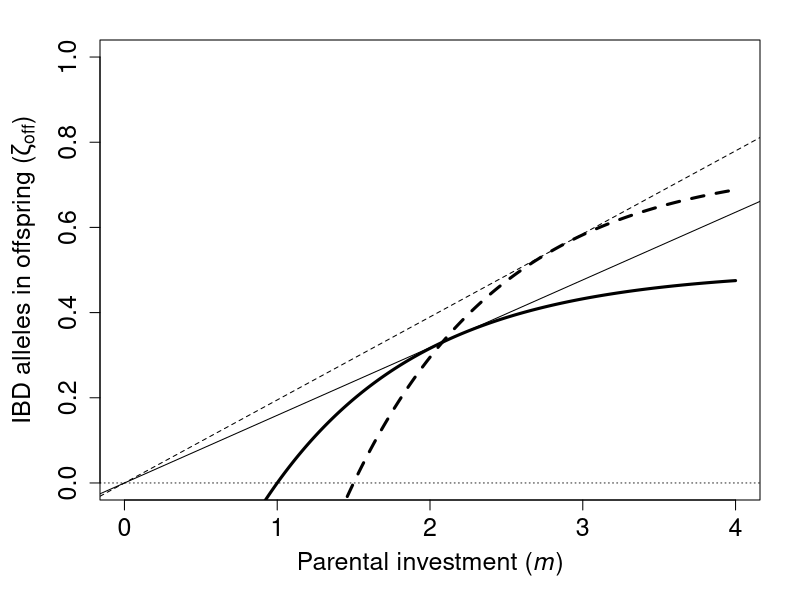
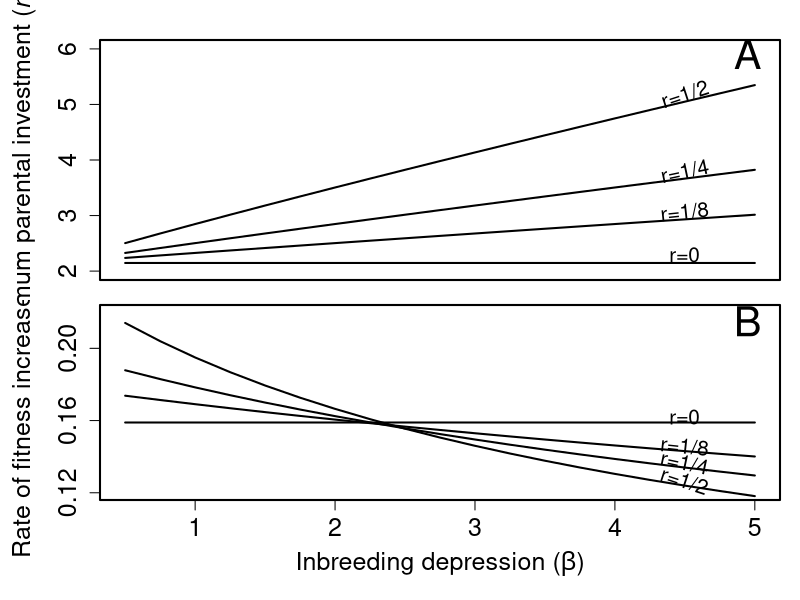
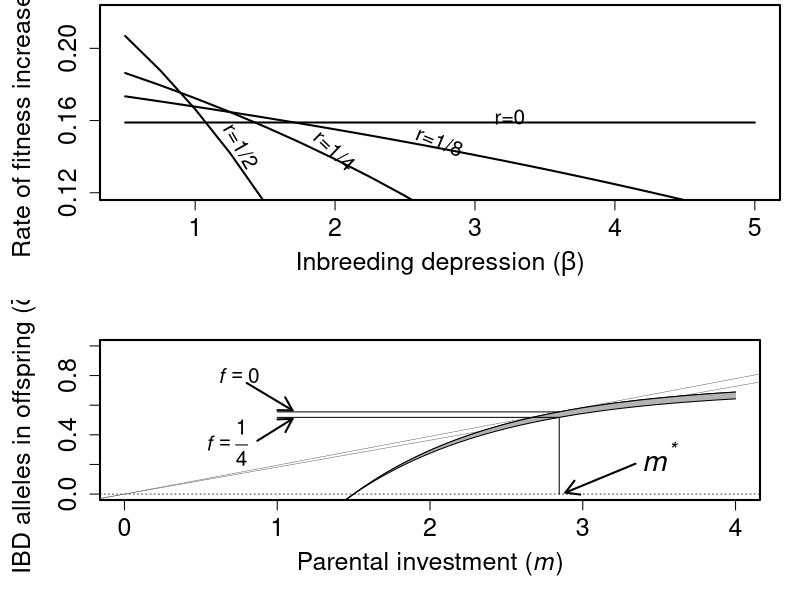
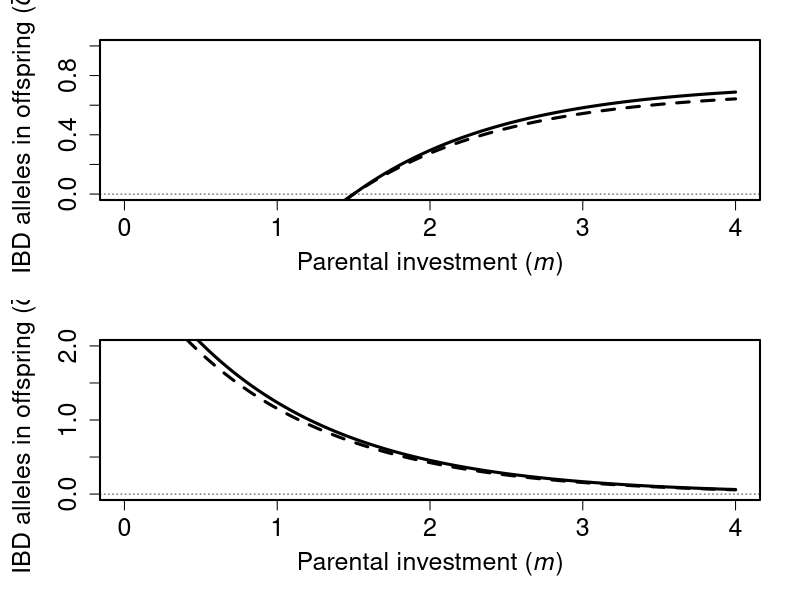
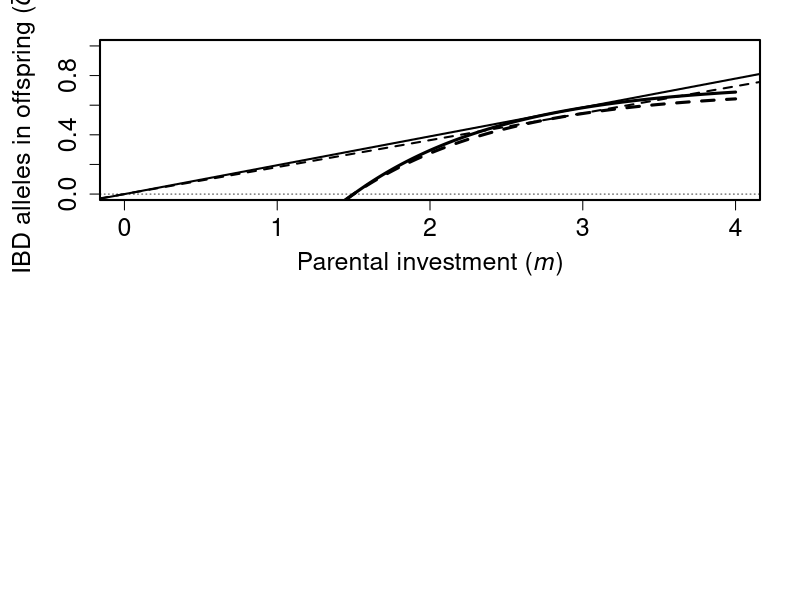

The R source for these figures, in order:
## ---- chunk 1
# Below is a function of the general equation for plotting
OffATr <- function(r, m, mmin=1, Beta=1, c=1){
    return( (1/2)*(1+r) * (1 - exp(-c*(m - mmin - Beta*r)) ));
}
# Below is the same equation as an expression for maths
fm  <- expression(0.5*(1+r)*(1-exp(-c*(m-mmin-Beta*r))),'m');
# We can use the above to differentiate fm wrt `m`
fmd <- D(fm,'m'); # can print fmd to show solution
# Below is fmd for analysis and plotting
OffATrd <- function(r, m, mmin=1, Beta=1, c=1){
    return(  0.5 * (1 + r) * (exp(-c * (m - mmin - Beta * r)) * c)  );
    # Also can simplify: return(  (c/2)*(1+r)*exp(-c*(m-mmin-Beta*r))  );
} # We'll need the above to find m^{*} and \gamma^{*} 
# To find m^{*}, can use the function below
findm <- function(low.guess,high.guess,rval,mmin=1,Beta=1,c=1){
  fm  <- function(m,r=rval){ 
           OffATrd(r=rval, mmin=mmin, Beta=Beta, m=m, c=c)*(0-m) + 
             OffATr(r=rval, mmin=mmin, Beta=Beta, m=m, c=c);
         }
  lg  <- fm(m=low.guess, r=rval);
  hg  <- fm(m=high.guess,r=rval);
  if(lg > 0){
    u <- low.guess;
    l <- high.guess;
  }else{
    u <- high.guess;
    l <- low.guess;
  }
  if((fm(l) > 0 & fm(u) > 0) | (fm(l) < 0 & fm(u) < 0)){
    return("Value of m is outside the range");
  }else{
    check  <- 1;
    mguess <- 0.5 * (l+u);
    i      <- 0;
    while(abs(check) > 0.000001 & i < 1000000){
        check <- fm(r=rval, m=mguess);
        if(check > 0){
          u      <- mguess;
          mguess <- 0.5*(l+mguess); 
        }else{
          l      <- mguess;
          mguess <- 0.5*(u+mguess);
        }
        i <- i+1;
    }
    return(mguess);
  }
} # Running the below returns the estimate
# Below returns m^{*} for outbreeders and inbreeders, respectively
r00m <- findm(low.guess=0,high.guess=4,rval=0.0,mmin=1,Beta=1,c=1);
r05m <- findm(low.guess=0,high.guess=4,rval=0.5,mmin=1,Beta=1,c=1);
# Below finds the tangent slope, \gamma^{*}
r00g <- OffATr(r=0,   m=r00m, mmin=1, Beta=1, c=1) / r00m;
r05g <- OffATr(r=0.5, m=r05m, mmin=1, Beta=1, c=1) / r05m;
# The code below plots everything
PI <- seq(from=0,to=4,by=0.01);
Alleles_IBD_outbr <- OffATr(r=0.0, m=PI, mmin=1, Beta=1, c=1);
Alleles_IBD_inbr  <- OffATr(r=0.5, m=PI, mmin=1, Beta=1, c=1);
par(mar=c(5,5,2,2));
plot(PI,Alleles_IBD_outbr,type="l",lwd=3,ylim=c(0,1),
     xlab=expression(paste("Parental investment (",italic(m),")")),
     ylab=expression(paste("IBD alleles in offspring (",zeta[off],")")),
     cex.lab=1.5,cex.axis=1.5);
abline(h=0,lty="dotted",lwd=0.8);
points(PI,Alleles_IBD_inbr,type="l",lwd=3,lty="dashed");
abline(a=0,b=r00g,lty="solid", lwd=1); # Tangent line r = 0
abline(a=0,b=r05g,lty="dashed",lwd=1); # Tangent line r = 0.5
#abline(v=r00m,lty="solid", lwd=0.5); # Position of m^{*} for r = 0
#abline(v=r05m,lty="dashed",lwd=0.5); # Position of m^{*} for r = 0.5
## ---- chunk 2
OffAT <- function(r, m, B0=1, B1=1, c=1){
    return( (1/2)*(1+r) * (1 - exp(-c*(m - B0 - B1*r)) ));
}
## ---- chunk 3
# Getting the calculatoins for beta = 3
r00m.b3 <- findm(low.guess=0,high.guess=6,rval=0.0,mmin=1,Beta=3,c=1);
r05m.b3 <- findm(low.guess=0,high.guess=6,rval=0.5,mmin=1,Beta=3,c=1);
r00g.b3 <- OffATr(r=0,   m=r00m.b3, mmin=1, Beta=3, c=1) / r00m.b3;
r05g.b3 <- OffATr(r=0.5, m=r05m.b3, mmin=1, Beta=3, c=1) / r05m.b3;
## ---- chunk 4
bss <- seq(from=0.5,to=5,by=0.25);
gamz <- function(rvl,betas,mmin=1,c=1){
    mvl <- rep(0,length(betas));
    gam <- rep(0,length(betas));
    for(i in 1:length(bss)){
        mvl[i] <- findm(low.guess=0,high.guess=10,rval=rvl,mmin=1,Beta=betas[i],c=1);
        gam[i] <- OffATr(r=rvl, m=mvl[i], mmin=1, Beta=betas[i], c=1) / mvl[i];
    }
    return(list(mvl=mvl,gam=gam));
}
rg000 <- gamz(rvl=0.000,betas=bss);
rg125 <- gamz(rvl=0.125,betas=bss);
rg250 <- gamz(rvl=0.250,betas=bss);
rg500 <- gamz(rvl=0.500,betas=bss);
par(mfrow=c(2,1),mar=c(0.25,5,1,1),lwd=2);
layout(matrix(data=c(1,2), nrow=2, ncol=1, byrow = TRUE),
       widths=c(1,1), heights=c(1,1))
#----------------------------------------------------------------
par(mar=c(1,5,2,1),lwd=2);
plot(x=bss,y=rg000$mvl,type="l",lwd=2,ylim=c(2,6),pch=1.5,xaxt="n",
     xlab="",
     ylab=expression(paste("Optimum parental investment (",italic(m),"*)")),
     cex.lab=1.5,cex.axis=1.5);
points(x=bss,y=rg125$mvl,type="l",lwd=2);
points(x=bss,y=rg250$mvl,type="l",lwd=2);
points(x=bss,y=rg500$mvl,type="l",lwd=2);
text(x=bss[17],y=rg000$mvl[17]+0.15,labels="r=0",srt=-0,cex=1.25);
text(x=bss[17],y=rg125$mvl[17]+0.15,labels="r=1/8",srt=6,cex=1.25);
text(x=bss[17],y=rg250$mvl[17]+0.15,labels="r=1/4",srt=12,cex=1.25);
text(x=bss[17],y=rg500$mvl[17]+0.15,labels="r=1/2",srt=18,cex=1.25);
text(x=4.95,y=5.9,labels="A",cex=2.5);
#----------------------------------------------------------------
par(mar=c(5,5,0.25,1),lwd=2);
plot(x=bss,y=rg000$gam,type="l",lwd=2,ylim=c(0.12,0.22),pch=1.5,yaxt="n",
     xlab=expression(paste("Inbreeding depression (",beta,")")),
     ylab=expression(paste("Rate of fitness increase (",gamma,"*)")),
     cex.lab=1.5,cex.axis=1.5);
axis(side=2,at=c(0.12,0.16,0.20),cex.axis=1.5);
points(x=bss,y=rg125$gam,type="l",lwd=2);
points(x=bss,y=rg250$gam,type="l",lwd=2);
points(x=bss,y=rg500$gam,type="l",lwd=2);
text(x=bss[17],y=rg000$gam[17]+0.003,labels="r=0",srt=-0,cex=1.25);
text(x=bss[17],y=rg125$gam[17]+0.003,labels="r=1/8",srt=-6,cex=1.25);
text(x=bss[17],y=rg250$gam[17]+0.003,labels="r=1/4",srt=-12,cex=1.25);
text(x=bss[17],y=rg500$gam[17]+0.003,labels="r=1/2",srt=-18,cex=1.25);
text(x=4.95,y=0.215,labels="B",cex=2.5);

## ---- chunk 5
# First the below plots the new figure
bss <- seq(from=0.5,to=5,by=0.25);
gamznokin <- function(rvl,betas,mmin=1,c=1){
    mvl <- rep(0,length(betas));
    gam <- rep(0,length(betas));
    for(i in 1:length(bss)){
        mvl[i] <- findm(low.guess=0,high.guess=10,rval=0,mmin=1,Beta=betas[i],c=1);
        gam[i] <- OffATr(r=rvl, m=mvl[i], mmin=1, Beta=betas[i], c=1) / mvl[i];
    }
    return(list(mvl=mvl,gam=gam));
}
rg000nk <- gamznokin(rvl=0.000,betas=bss);
rg125nk <- gamznokin(rvl=0.125,betas=bss);
rg250nk <- gamznokin(rvl=0.250,betas=bss);
rg500nk <- gamznokin(rvl=0.500,betas=bss);
par(mar=c(5,5,0.25,1),lwd=2);
plot(x=bss,y=rg000nk$gam,type="l",lwd=2,ylim=c(0.12,0.22),pch=1.5,yaxt="n",
     xlab=expression(paste("Inbreeding depression (",beta,")")),
     ylab=expression(paste("Rate of fitness increase (",gamma,"*)")),
     cex.lab=1.5,cex.axis=1.5);
axis(side=2,at=c(0.12,0.16,0.20),cex.axis=1.5);
points(x=bss,y=rg125nk$gam,type="l",lwd=2);
points(x=bss,y=rg250nk$gam,type="l",lwd=2);
points(x=bss,y=rg500nk$gam,type="l",lwd=2);
text(x=bss[12],y=rg000nk$gam[12]+0.003,labels="r=0",srt=-0,cex=1.25);
text(x=bss[10],y=rg125nk$gam[10]+0.004,labels="r=1/8",srt=-22.5,cex=1.25);
text(x=bss[7],y=rg250nk$gam[7]+0.005,labels="r=1/4",srt=-44,cex=1.25);
text(x=bss[4]+0.08,y=rg500nk$gam[4]+0.004,labels="r=1/2",srt=-60,cex=1.25);
# Next, the below generates a function to find where lines intersect
# Finds the beta at which a particular r value intersects r=0 for fitness
findbeta <- function(high.guess,rval,m=FALSE,mmin=1,c=1){
    low.guess <- 0;
    outbr <- findm(low.guess=0,high.guess=10,rval=0,mmin=mmin,Beta=0,c=c);
    outgm <- OffATr(r=0,m=outbr,mmin=mmin,Beta=0,c=c) / outbr;
    if(m == FALSE){ # If we're not constraining m
        check  <- 1;
        bguess <- 0.5 * high.guess;
        i      <- 0;
        l      <- low.guess
        u      <- high.guess;
        while(abs(check) > 0.000001 & i < 1000000){
            mst   <- findm(low.guess=0,high.guess=10,rval=rval,mmin=mmin,Beta=bguess,c=c);
            gam   <- OffATr(r=rval,m=mst,mmin=mmin,Beta=bguess,c=c) / mst;
            check <- gam - outgm;
            if(check < 0){
                u      <- bguess;
                bguess <- 0.5*(l+bguess); 
            }else{
                l      <- bguess;
                bguess <- 0.5*(u+bguess);
            }
            i <- i+1;
        }
    }else{ #If we are forcing m to a particular value
        check  <- 1;
        bguess <- 0.5 * high.guess;
        i      <- 0;
        l      <- low.guess
        u      <- high.guess;
        while(abs(check) > 0.000001 & i < 1000000){
            gam   <- OffATr(r=rval,m=m,mmin=mmin,Beta=bguess,c=c) / m;
            check <- gam - outgm;
            if(check < 0){
                u      <- bguess;
                bguess <- 0.5*(l+bguess); 
            }else{
                l      <- bguess;
                bguess <- 0.5*(u+bguess);
            }
            i <- i+1;
        }
    }   
    return(bguess);
}
## ---- chunk 6
findmp <- function(low.guess,high.guess,rval,mmin=1,Beta=1,c=1){
    fm  <- function(m,r=rval){ 
         (2*OffATr(r=rval, mmin=mmin, Beta=Beta, m=m, c=c) / 
            OffATrd(r=rval, mmin=mmin, Beta=Beta, m=m, c=c));
    }
    lg  <- fm(m=low.guess, r=rval);
    if(lg < 0){
        fixlg     <- seq(from=low.guess,to=high.guess,by=0.01);
        move      <- sum(fm(m=fixlg,r=rval) < 0);
        newg      <- fixlg[move+1];
        lg        <- fm(m=newg, r=rval);
    }
    hg  <- fm(m=high.guess,r=rval);
    if(lg > 0){
        u <- low.guess;
        l <- high.guess;
    }else{
        u <- high.guess;
        l <- low.guess;
    }
    if((fm(l) > 0 & fm(u) > 0) | (fm(l) < 0 & fm(u) < 0)){
        return("Value of m is outside the range");
    }else{
        check  <- 1;
        mguess <- 0.5 * (l+u);
        i      <- 0;
        while(abs(check) > 0.000001 & i < 1000000){
            check <- fm(r=rval, m=mguess) - mguess;
            if(check > 0){
                u      <- mguess;
                mguess <- 0.5*(l+mguess); 
            }else{
                l      <- mguess;
                mguess <- 0.5*(u+mguess);
            }
            i <- i+1;
        }
        return(mguess);
    }
} # Running the below returns the estimate
## ---- chunk 7
OffATf <- function(f, k, m, B0=1, B1=1, c=1){
    return( (1/2)*(1+(2*k/(1+f))) * (1 - exp(-c*(m - B0 - 2*B1*k)) ));
}
findmf <- function(low.guess,high.guess,kval,fval,B1=1,c=1,B0=1){
  OffATf <- function(m, f=fval, k=kval, B0=1, B1=1, c=1){
    return( (1/2)*(1+(2*k/(1+f))) * (1 - exp(-c*(m - B0 - 2*B1*k)) ));
  }
  OffATff <- function(m, k=kval, f=fval, B0=1, B1=1, c=1){
    return( 0.5 * (1 + (2 * k/(f + 1))) * (exp(-c * (m - B0 - 2 * B1 * k)) * c) );
  }    
  fm <- function(m, f=fval, k=kval, B0=1, B1=1, c=1){
    OffATff(m=m, f=fval, k=kval, B0=B0, B1=B1, c=c)*(0-m) + 
          OffATf(m=m, f=fval, k=kval, B0=B0, B1=B1, c=c);
  }
  lg  <- fm(m=low.guess, k=kval, f=fval);
  hg  <- fm(m=high.guess,k=kval, f=fval);
  if(lg > 0){
    u <- low.guess;
    l <- high.guess;
  }else{
    u <- high.guess;
    l <- low.guess;
  }
  if((fm(l) > 0 & fm(u) > 0) | (fm(l) < 0 & fm(u) < 0)){
    return("Value of m is outside the range");
  }else{
    check  <- 1;
    mguess <- 0.5 * (l+u);
    i      <- 0;
    while(abs(check) > 0.001 & i < 10000){
        check <- fm(k=kval, f=fval, m=mguess);
        if(check > 0){
          u      <- mguess;
          mguess <- 0.5*(l+mguess); 
        }else{
          l      <- mguess;
          mguess <- 0.5*(u+mguess);
        }
        i <- i+1;
    }
    return(mguess);
  }
} # Running the below returns the estimate
imopt.f000 <- findmf(low.guess=0,high.guess=4,kval=0.25,fval=0.0, B1=1);
imopt.f025 <- findmf(low.guess=0,high.guess=4,kval=0.25,fval=0.25, B1=1);
itang.f000 <- OffATf(m=imopt.f000, f=0, k=0.25, B0=1, B1=1, c=1) / imopt.f000;
itang.f025 <- OffATf(m=imopt.f025, f=0.25, k=0.25, B0=1, B1=1, c=1) / imopt.f025;
omopt.f000 <- findmf(low.guess=0,high.guess=4,kval=0.0,fval=0.0, B1=1);
omopt.f025 <- findmf(low.guess=0,high.guess=4,kval=0.0,fval=0.25, B1=1);
otang.f000 <- OffATf(m=omopt.f000, f=0, k=0.0, B0=1, B1=1, c=1) / omopt.f000;
otang.f025 <- OffATf(m=omopt.f025, f=0.25, k=0.0, B0=1, B1=1, c=1) / omopt.f025;
## ---- chunk 8
Alleles_IBD_f000 <- OffATf(k=0.25, f=0.0, m=PI, B0=1, B1=1, c=1);
par(mar=c(5,5,2,2));
plot(PI,Alleles_IBD_f000,type="l",lwd=1,ylim=c(0,1),lty="solid",
     xlab=expression(paste("Parental investment (",italic(m),")")),
     ylab=expression(paste("IBD alleles in offspring (",zeta[off],")")),
     cex.lab=1.5,cex.axis=1.5);
abline(h=0,lty="dotted",lwd=0.8);
Alleles_IBD_f025 <- OffATf(k=0.25, f=0.25, m=PI, B0=1, B1=1, c=1);
abline(b=itang.f000,a=0,lty="solid",lwd=0.5,col="grey40");
abline(b=itang.f025,a=0,lty="solid",lwd=0.5,col="grey40");
polygon(x=c(PI,rev(PI)),y=c(Alleles_IBD_f000,rev(Alleles_IBD_f025)),col="grey70",border=NA);
points(PI,Alleles_IBD_f025,type="l",lwd=1,col="black",lty="solid");
points(PI,Alleles_IBD_f000,type="l",lwd=1,col="black",lty="solid");
yof000 <- OffATf(k=0.25, f=0.0,  m=imopt.f000, B0=1, B1=1, c=1);
yof025 <- OffATf(k=0.25, f=0.25, m=imopt.f025, B0=1, B1=1, c=1);
xline  <- seq(from=1,to=imopt.f000,by=0.001);
points(x=xline,y=rep(yof000,length(xline)),type="l",lwd=1);
points(x=xline,y=rep(yof025,length(xline)),type="l",lwd=1);
yline  <- seq(from=0,to=yof025,by=0.001);
points(x=rep(imopt.f025,length(yline)),y=yline,type="l",lwd=1);
text(x=3.5,y=0.255,labels=expression(paste(italic(m^{"*"}))),cex=1.75);
arrows(x0=3.345,y0=0.205,x1=imopt.f025+0.04,y1=0.01,length = 0.15,angle=30,code=2,lwd=2);
text(x=0.75,y=0.8,labels=expression(paste(italic(f==0))),cex=1.25);
arrows(x0=0.8,y0=0.75,x1=1.1,y1=yof000+0.01,length = 0.15,angle=30,code=2,lwd=2);
text(x=0.67,y=0.35,labels=expression(paste(italic(f==frac(1,4)))),cex=1.25);
arrows(x0=0.87,y0=0.36,x1=1.1,y1=yof025-0.01,length = 0.15,angle=30,code=2,lwd=2);
## ---- chunk 9
fm <- expression(0.5*(1+r)*(1-exp(-c*(m-B0-B1*r))),'m');
fm1 <- D(fm,'m');
## ---- chunk 10
r00m.y <- OffATr(r=0,  m=r00m, mmin=1, Beta=1, c=1);
r05m.y <- OffATr(r=0.5, m=r05m, mmin=1, Beta=1, c=1);
## ---- chunk 11
rrmm  <- expression((1/beta)*(mopt-mmin+(1/c)*log(1/(mopt*c+1))),'mopt');
# We can use the above to differentiate fm wrt `m`
drdm <- D(rrmm,'mopt'); # can print fmd to show solution
# Note that drdm simplifies considerably from what R produces
## ---- chunk 12
beteq <- 2.335264; # eyeballed then found this value
m00eq <- 2.146187; # Iteratively found these values
m05eq <- 3.719273;
r00eq <- OffATr(r=0,  m=m00eq,Beta=beteq,mmin=1,c=1);
r05eq <- OffATr(r=0.5,m=m05eq,Beta=beteq,mmin=1,c=1);
g00eq <- r00eq / m00eq;
g05eq <- r05eq / m05eq;
## ---- chunk 13
find.Beta <- function(lg,hg,mstari,mstaro,cvl=1,mmin=1,rval=0.5){
    Ir <- function(Beta, m=mstari, cvl=cvl, mmin=mmin, rval=rval){
        return( 0.5*(1+rval)*(1-exp(-cvl*(m-mmin-rval*Beta))) );
    }
    oD <- exp(-cvl*(mstaro-mmin-0.0));
    Of <- Ir(Beta=0, m=mstaro, cvl=cvl, mmin=mmin, rval=0);
    uu <- Ir(Beta=lg, m=mstaro, cvl=cvl, mmin=mmin, rval=rval);
    ll <- Ir(Beta=hg, m=mstaro, cvl=cvl, mmin=mmin, rval=rval);
    if((ll > Of & uu > Of) | (ll < Of & uu < Of)){
        return("Value of m is outside the range");
    }else{
        check  <- 1;
        mguess <- 0.5 * (lg+hg);
        i      <- 0;
        while(abs(check) > 0.001 & i < 10000){
            check <- Ir(Beta=mguess, m=mstaro, cvl=cvl, mmin=mmin, rval=rval) - Of;
            if(check < 0){
                hg     <- mguess;
                mguess <- 0.5*(lg+mguess); 
            }else{
                lg     <- mguess;
                mguess <- 0.5*(hg+mguess);
            }
            i <- i+1;
        }
        return(mguess);
    }
} # Running the below returns the estimate
est <- find.Beta(lg=0,hg=5,mstari=2.85,mstaro=2.15);
## ---- chunk 14
OffATf <- function(f, k, m, B0=1, B1=1, c=1){
    return( (1/2)*(1+(2*k/(1+f))) * (1 - exp(-c*(m - B0 - 2*B1*k)) ));
}
Alleles_IBD_f000 <- OffATf(k=0.25, f=0, m=PI, B0=1, B1=1, c=1);
par(mar=c(5,5,2,2));
plot(PI,Alleles_IBD_f000,type="l",lwd=3,ylim=c(0,1),
     xlab=expression(paste("Parental investment (",italic(m),")")),
     ylab=expression(paste("IBD alleles in offspring (",zeta[off],")")),
     cex.lab=1.5,cex.axis=1.5);
abline(h=0,lty="dotted",lwd=0.8);
Alleles_IBD_f025 <- OffATf(k=0.25, f=0.25, m=PI, B0=1, B1=1, c=1);
points(PI,Alleles_IBD_f025,type="l",lwd=3,col="black",lty="dashed");
## ---- chunk 15
fm <- expression(0.5*(1+(2*k/(f+1)))*(1-exp(-c*(m-B0-2*B1*k))),'m');
fm1 <- D(fm,'m');
print(fm1);
## ---- chunk 16
Offdk <- function(k, f, m, B0=1, B1=1, c=1){
    return( 0.5 * (1 + (2 * k/(f + 1))) * (exp(-c * (m - B0 - 2 * B1 * k)) * c) );
}
Alleles_IBD_f000 <- Offdk(k=0.25, f=0, m=PI, B0=1, B1=1, c=1);
par(mar=c(5,5,2,2));
plot(PI,Alleles_IBD_f000,type="l",lwd=3,ylim=c(0,2),
     xlab=expression(paste("Parental investment (",italic(m),")")),
     ylab=expression(paste("IBD alleles in offspring (",zeta[off],")")),
     cex.lab=1.5,cex.axis=1.5);
abline(h=0,lty="dotted",lwd=0.8);
Alleles_IBD_f025 <- Offdk(k=0.25, f=0.25, m=PI, B0=1, B1=1, c=1);
points(PI,Alleles_IBD_f025,type="l",lwd=3,col="black",lty="dashed");
## ---- chunk 17
findmf <- function(low.guess,high.guess,kval,fval,B1=1,c=1,B0=1){
  OffATf <- function(m, f=fval, k=kval, B0=1, B1=1, c=1){
    return( (1/2)*(1+(2*k/(1+f))) * (1 - exp(-c*(m - B0 - 2*B1*k)) ));
  }
  OffATff <- function(m, k=kval, f=fval, B0=1, B1=1, c=1){
    return( 0.5 * (1 + (2 * k/(f + 1))) * (exp(-c * (m - B0 - 2 * B1 * k)) * c) );
  }    
  fm <- function(m, f=fval, k=kval, B0=1, B1=1, c=1){
    OffATff(m=m, f=fval, k=kval, B0=B0, B1=B1, c=c)*(0-m) + 
          OffATf(m=m, f=fval, k=kval, B0=B0, B1=B1, c=c);
  }
  lg  <- fm(m=low.guess, k=kval, f=fval);
  hg  <- fm(m=high.guess,k=kval, f=fval);
  if(lg > 0){
    u <- low.guess;
    l <- high.guess;
  }else{
    u <- high.guess;
    l <- low.guess;
  }
  if((fm(l) > 0 & fm(u) > 0) | (fm(l) < 0 & fm(u) < 0)){
    return("Value of m is outside the range");
  }else{
    check  <- 1;
    mguess <- 0.5 * (l+u);
    i      <- 0;
    while(abs(check) > 0.001 & i < 10000){
        check <- fm(k=kval, f=fval, m=mguess);
        if(check > 0){
          u      <- mguess;
          mguess <- 0.5*(l+mguess); 
        }else{
          l      <- mguess;
          mguess <- 0.5*(u+mguess);
        }
        i <- i+1;
    }
    return(mguess);
  }
} # Running the below returns the estimate
mopt.f000 <- findmf(low.guess=0,high.guess=4,kval=0.25,fval=0.0, B1=1);
mopt.f025 <- findmf(low.guess=0,high.guess=4,kval=0.25,fval=0.25, B1=1);
tang.f000 <- OffATf(m=mopt.f000, f=0, k=0.25, B0=1, B1=1, c=1) / mopt.f000;
tang.f025 <- OffATf(m=mopt.f025, f=0.25, k=0.25, B0=1, B1=1, c=1) / mopt.f025;
## ---- chunk 18
OffATf <- function(f, k, m, B0=1, B1=1, c=1){
    return( (1/2)*(1+(2*k/(1+f))) * (1 - exp(-c*(m - B0 - 2*B1*k)) ));
}
Alleles_IBD_f000 <- OffATf(k=0.25, f=0, m=PI, B0=1, B1=1, c=1);
par(mar=c(5,5,2,2));
plot(PI,Alleles_IBD_f000,type="l",lwd=3,ylim=c(0,1),
     xlab=expression(paste("Parental investment (",italic(m),")")),
     ylab=expression(paste("IBD alleles in offspring (",zeta[off],")")),
     cex.lab=1.5,cex.axis=1.5);
abline(h=0,lty="dotted",lwd=0.8);
Alleles_IBD_f025 <- OffATf(k=0.25, f=0.25, m=PI, B0=1, B1=1, c=1);
points(PI,Alleles_IBD_f025,type="l",lwd=3,col="black",lty="dashed");
abline(b=tang.f000,a=0,lty="solid",lwd=2);
abline(b=tang.f025,a=0,lty="dashed",lwd=2);
